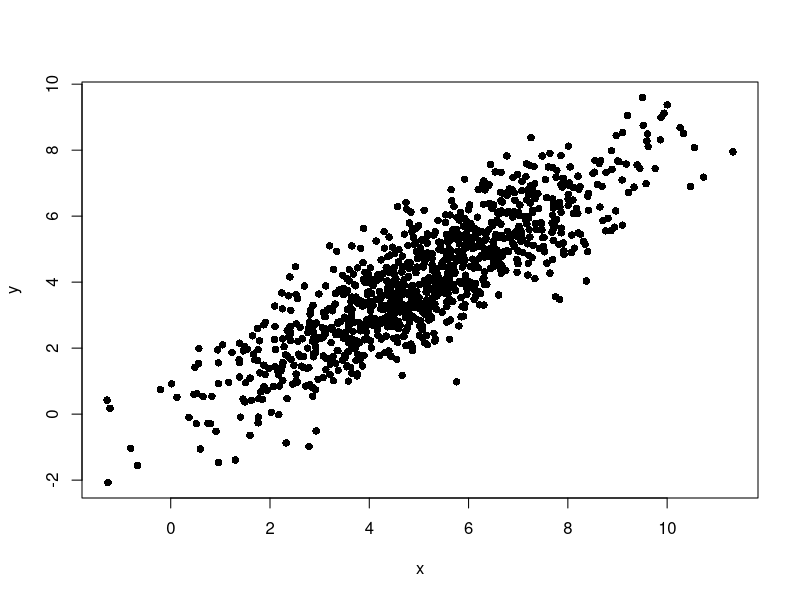

Recreate this plot in R. (Note: this script raises an error after producing the figure.)
x=rnorm(1000,5,2)

y=0.8*x+rnorm(1000)

plot(x,y,pch=16)

n=length(x)

bstart=c(-2,-2)
bdev=c(0,0)
tol=1e-06


# Difs=y-bstart[1]-bstart[2]*x ; L=sum(Difs^2)
ind=c(40,100,150,200,500,700,1000,1200,2000,2500)
Hist=matrix(0,nrow=length(ind),ncol=2)
k=1

for (i in 1:5000) {
  bdev[1]=-(1/n)*sum(y-bstart[1]-bstart[2]*x)
  bdev[2]=-(1/n)*sum(x*(y-bstart[1]-bstart[2]*x))
  temp=bstart 
  bstart=bstart-0.02*bdev 
  if ( sum(abs(temp-bstart) ) <tol ) {
    stop("OK")
  }
  if (sum(i==ind)==1 ) {
   Hist[k,]=bstart 
   k=k+1
  }
}
i
ind=c(ind,i)
Hist=rbind(Hist,bstart)
bstart


lm(y~x)
